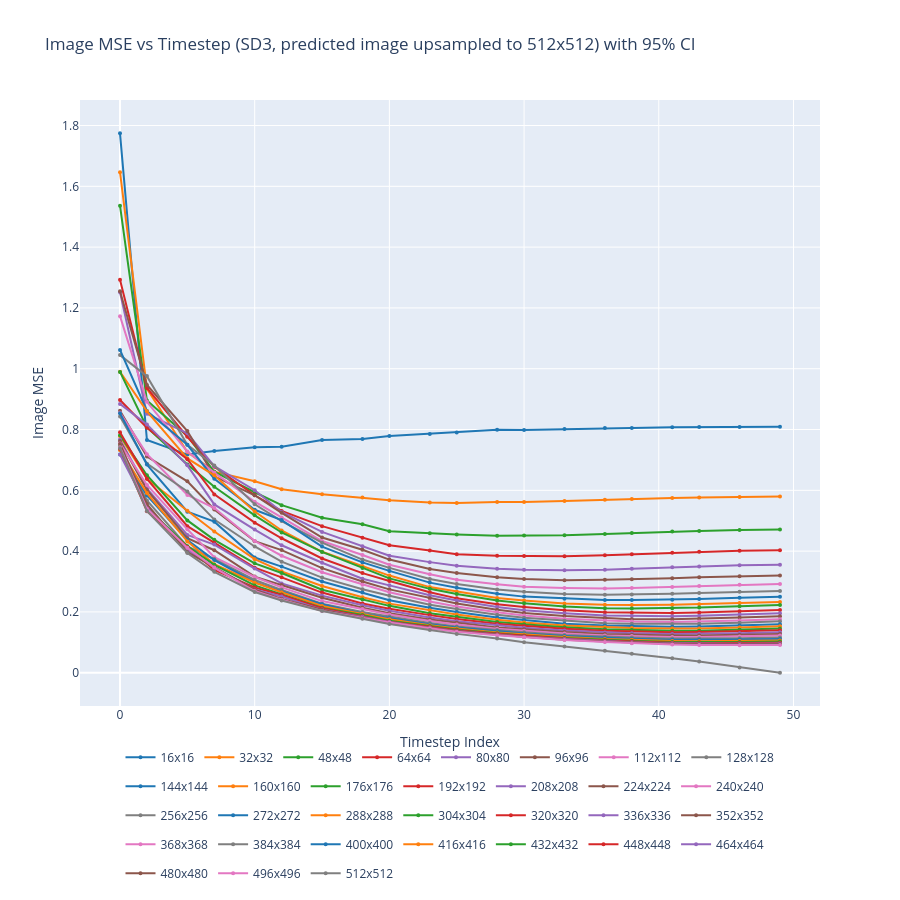

The notebook cell this image was saved under:
### Code cell
from scipy import stats
import numpy as np
import plotly.graph_objects as go
import pickle

with open("resize_experiment_results_scaled_sigma_aligned.pkl", "rb") as f:
    resize_results = pickle.load(f)

# Representative subset of image sizes to keep the plot readable
plot_sizes = [16, 32, 64, 128, 256, 384, 512]

results = resize_results["upsampled_latent"]
# results = resize_results["pixel"]

t_values = sorted(next(iter(results.values())).keys())

colors = [
    '#1f77b4', '#ff7f0e', '#2ca02c', '#d62728', '#9467bd',
    '#8c564b', '#e377c2', '#7f7f7f'
]

fig = go.Figure()

for i, size in enumerate(resize_results['velocity'].keys()):
    means, ci_lo, ci_hi = [], [], []
    for t in t_values:
        losses = np.array(results[size][t])
        m = np.mean(losses)
        se = stats.sem(losses)
        ci = se * stats.t.ppf(0.975, len(losses) - 1)
        means.append(m)
        ci_lo.append(m - ci)
        ci_hi.append(m + ci)

    color = colors[i % len(colors)]
    label = f"{size}x{size}"

    fig.add_trace(go.Scatter(
        x=t_values, y=means, mode='lines+markers',
        name=label, line=dict(color=color),
        marker=dict(size=4), legendgroup=label,
    ))
    # fig.add_trace(go.Scatter(
    #     x=t_values + t_values[::-1],
    #     y=ci_hi + ci_lo[::-1],
    #     fill='toself',
    #     fillcolor=f'rgba({int(color[1:3],16)},{int(color[3:5],16)},{int(color[5:7],16)},0.15)',
    #     line=dict(color='rgba(0,0,0,0)'),
    #     showlegend=False, legendgroup=label,
    # ))

fig.update_layout(
    title="Image MSE vs Timestep (SD3, predicted image upsampled to 512x512) with 95% CI",
    xaxis_title="Timestep Index",
    yaxis_title="Image MSE",
    height=900, width=900,
    legend=dict(orientation="h", yanchor="bottom", y=-0.3, xanchor="center", x=0.5),
    hovermode='x unified',
)
fig.show()

### Figure 1 — Plotly figure (JSON) as saved in the notebook; plotly's stock layout.template omitted (floating-point values rounded to 4 significant figures)
{"data": [{"legendgroup": "16x16", "line": {"color": "#1f77b4"}, "marker": {"size": 4}, "mode": "lines+markers", "name": "16x16", "type": "scatter", "x": [0, 2, 5, 7, 10, 12, 15, 18, 20, 23, 25, 28, 30, 33, 36, 38, 41, 43, 46, 49], "y": [1.774, 0.7656, 0.7176, 0.7296, 0.7417, 0.7434, 0.7659, 0.7691, 0.7783, 0.7856, 0.7905, 0.7992, 0.7983, 0.8016, 0.8049, 0.8052, 0.8078, 0.8087, 0.8085, 0.8089]}, {"legendgroup": "32x32", "line": {"color": "#ff7f0e"}, "marker": {"size": 4}, "mode": "lines+markers", "name": "32x32", "type": "scatter", "x": [0, 2, 5, 7, 10, 12, 15, 18, 20, 23, 25, 28, 30, 33, 36, 38, 41, 43, 46, 49], "y": [1.646, 0.9348, 0.7263, 0.6615, 0.6296, 0.6039, 0.5875, 0.5761, 0.5675, 0.5598, 0.5581, 0.5613, 0.5615, 0.5646, 0.5689, 0.5715, 0.5747, 0.5762, 0.5784, 0.5796]}, {"legendgroup": "48x48", "line": {"color": "#2ca02c"}, "marker": {"size": 4}, "mode": "lines+markers", "name": "48x48", "type": "scatter", "x": [0, 2, 5, 7, 10, 12, 15, 18, 20, 23, 25, 28, 30, 33, 36, 38, 41, 43, 46, 49], "y": [1.536, 0.8951, 0.7788, 0.6611, 0.5936, 0.5513, 0.5097, 0.4882, 0.4657, 0.4585, 0.4548, 0.4506, 0.451, 0.452, 0.4562, 0.4594, 0.4642, 0.4663, 0.4693, 0.4709]}, {"legendgroup": "64x64", "line": {"color": "#d62728"}, "marker": {"size": 4}, "mode": "lines+markers", "name": "64x64", "type": "scatter", "x": [0, 2, 5, 7, 10, 12, 15, 18, 20, 23, 25, 28, 30, 33, 36, 38, 41, 43, 46, 49], "y": [1.293, 0.9366, 0.7761, 0.6774, 0.5837, 0.5322, 0.4822, 0.444, 0.4194, 0.4019, 0.3894, 0.3848, 0.3839, 0.3832, 0.3863, 0.3896, 0.3949, 0.3976, 0.4014, 0.403]}, {"legendgroup": "80x80", "line": {"color": "#9467bd"}, "marker": {"size": 4}, "mode": "lines+markers", "name": "80x80", "type": "scatter", "x": [0, 2, 5, 7, 10, 12, 15, 18, 20, 23, 25, 28, 30, 33, 36, 38, 41, 43, 46, 49], "y": [1.251, 0.8515, 0.7874, 0.6796, 0.6003, 0.5288, 0.4631, 0.4161, 0.3847, 0.3638, 0.3521, 0.3421, 0.3386, 0.3372, 0.3383, 0.3422, 0.3469, 0.3494, 0.3532, 0.3554]}, {"legendgroup": "96x96", "line": {"color": "#8c564b"}, "marker": {"size": 4}, "mode": "lines+markers", "name": "96x96", "type": "scatter", "x": [0, 2, 5, 7, 10, 12, 15, 18, 20, 23, 25, 28, 30, 33, 36, 38, 41, 43, 46, 49], "y": [1.255, 0.9464, 0.7948, 0.6461, 0.5837, 0.5261, 0.4449, 0.4047, 0.3722, 0.3414, 0.3282, 0.3139, 0.3082, 0.3046, 0.3055, 0.3071, 0.3108, 0.3138, 0.3176, 0.3199]}, {"legendgroup": "112x112", "line": {"color": "#e377c2"}, "marker": {"size": 4}, "mode": "lines+markers", "name": "112x112", "type": "scatter", "x": [0, 2, 5, 7, 10, 12, 15, 18, 20, 23, 25, 28, 30, 33, 36, 38, 41, 43, 46, 49], "y": [1.173, 0.8911, 0.7275, 0.6584, 0.5626, 0.5108, 0.4333, 0.3875, 0.3551, 0.324, 0.3061, 0.2907, 0.283, 0.2788, 0.2773, 0.279, 0.2822, 0.2855, 0.2891, 0.2917]}, {"legendgroup": "128x128", "line": {"color": "#7f7f7f"}, "marker": {"size": 4}, "mode": "lines+markers", "name": "128x128", "type": "scatter", "x": [0, 2, 5, 7, 10, 12, 15, 18, 20, 23, 25, 28, 30, 33, 36, 38, 41, 43, 46, 49], "y": [1.045, 0.9757, 0.7499, 0.6816, 0.5542, 0.4988, 0.4279, 0.3722, 0.3448, 0.3083, 0.2917, 0.274, 0.2665, 0.2592, 0.2563, 0.2572, 0.2599, 0.2624, 0.2663, 0.2691]}, {"legendgroup": "144x144", "line": {"color": "#1f77b4"}, "marker": {"size": 4}, "mode": "lines+markers", "name": "144x144", "type": "scatter", "x": [0, 2, 5, 7, 10, 12, 15, 18, 20, 23, 25, 28, 30, 33, 36, 38, 41, 43, 46, 49], "y": [1.062, 0.8609, 0.7498, 0.6381, 0.5359, 0.502, 0.415, 0.3629, 0.3349, 0.2964, 0.2794, 0.2594, 0.2503, 0.2437, 0.2392, 0.2394, 0.2404, 0.2426, 0.247, 0.25]}, {"legendgroup": "160x160", "line": {"color": "#ff7f0e"}, "marker": {"size": 4}, "mode": "lines+markers", "name": "160x160", "type": "scatter", "x": [0, 2, 5, 7, 10, 12, 15, 18, 20, 23, 25, 28, 30, 33, 36, 38, 41, 43, 46, 49], "y": [0.9899, 0.86, 0.7049, 0.6492, 0.5305, 0.468, 0.3978, 0.35, 0.3196, 0.2817, 0.2664, 0.2459, 0.2372, 0.228, 0.2234, 0.2226, 0.2238, 0.2253, 0.2294, 0.2329]}, {"legendgroup": "176x176", "line": {"color": "#2ca02c"}, "marker": {"size": 4}, "mode": "lines+markers", "name": "176x176", "type": "scatter", "x": [0, 2, 5, 7, 10, 12, 15, 18, 20, 23, 25, 28, 30, 33, 36, 38, 41, 43, 46, 49], "y": [0.9896, 0.8071, 0.6853, 0.6117, 0.5178, 0.4613, 0.3974, 0.3449, 0.3103, 0.2759, 0.2588, 0.2372, 0.2281, 0.2177, 0.2122, 0.2115, 0.2123, 0.2142, 0.2188, 0.223]}, {"legendgroup": "192x192", "line": {"color": "#d62728"}, "marker": {"size": 4}, "mode": "lines+markers", "name": "192x192", "type": "scatter", "x": [0, 2, 5, 7, 10, 12, 15, 18, 20, 23, 25, 28, 30, 33, 36, 38, 41, 43, 46, 49], "y": [0.8971, 0.8059, 0.7026, 0.5867, 0.4937, 0.4423, 0.3758, 0.3277, 0.3016, 0.2647, 0.2446, 0.2251, 0.2161, 0.2054, 0.1986, 0.1973, 0.1968, 0.1985, 0.2026, 0.2065]}, {"legendgroup": "208x208", "line": {"color": "#9467bd"}, "marker": {"size": 4}, "mode": "lines+markers", "name": "208x208", "type": "scatter", "x": [0, 2, 5, 7, 10, 12, 15, 18, 20, 23, 25, 28, 30, 33, 36, 38, 41, 43, 46, 49], "y": [0.8844, 0.8169, 0.6822, 0.5536, 0.4709, 0.4193, 0.3619, 0.3094, 0.2874, 0.2549, 0.2375, 0.216, 0.2055, 0.1954, 0.1881, 0.1867, 0.1861, 0.1875, 0.1916, 0.1955]}, {"legendgroup": "224x224", "line": {"color": "#8c564b"}, "marker": {"size": 4}, "mode": "lines+markers", "name": "224x224", "type": "scatter", "x": [0, 2, 5, 7, 10, 12, 15, 18, 20, 23, 25, 28, 30, 33, 36, 38, 41, 43, 46, 49], "y": [0.8615, 0.7112, 0.6295, 0.537, 0.4328, 0.4033, 0.3442, 0.3, 0.2742, 0.2451, 0.228, 0.207, 0.1968, 0.1862, 0.1788, 0.1763, 0.176, 0.1774, 0.1813, 0.1855]}, {"legendgroup": "240x240", "line": {"color": "#e377c2"}, "marker": {"size": 4}, "mode": "lines+markers", "name": "240x240", "type": "scatter", "x": [0, 2, 5, 7, 10, 12, 15, 18, 20, 23, 25, 28, 30, 33, 36, 38, 41, 43, 46, 49], "y": [0.8553, 0.719, 0.5847, 0.5416, 0.4332, 0.3848, 0.3307, 0.2897, 0.2649, 0.2341, 0.2178, 0.1987, 0.1886, 0.1777, 0.1708, 0.1685, 0.1671, 0.1681, 0.172, 0.1762]}, {"legendgroup": "256x256", "line": {"color": "#7f7f7f"}, "marker": {"size": 4}, "mode": "lines+markers", "name": "256x256", "type": "scatter", "x": [0, 2, 5, 7, 10, 12, 15, 18, 20, 23, 25, 28, 30, 33, 36, 38, 41, 43, 46, 49], "y": [0.8431, 0.6878, 0.596, 0.5037, 0.4153, 0.3653, 0.3129, 0.2745, 0.2532, 0.2235, 0.2093, 0.1907, 0.1811, 0.1709, 0.1632, 0.1615, 0.16, 0.161, 0.1646, 0.169]}, {"legendgroup": "272x272", "line": {"color": "#1f77b4"}, "marker": {"size": 4}, "mode": "lines+markers", "name": "272x272", "type": "scatter", "x": [0, 2, 5, 7, 10, 12, 15, 18, 20, 23, 25, 28, 30, 33, 36, 38, 41, 43, 46, 49], "y": [0.8532, 0.6847, 0.5297, 0.497, 0.379, 0.3492, 0.3003, 0.2637, 0.2384, 0.2139, 0.1998, 0.1816, 0.1731, 0.1613, 0.1551, 0.1526, 0.1511, 0.1519, 0.1552, 0.1593]}, {"legendgroup": "288x288", "line": {"color": "#ff7f0e"}, "marker": {"size": 4}, "mode": "lines+markers", "name": "288x288", "type": "scatter", "x": [0, 2, 5, 7, 10, 12, 15, 18, 20, 23, 25, 28, 30, 33, 36, 38, 41, 43, 46, 49], "y": [0.778, 0.6383, 0.5325, 0.4646, 0.3736, 0.3335, 0.2854, 0.2485, 0.2273, 0.2058, 0.1916, 0.1739, 0.165, 0.1555, 0.1494, 0.1471, 0.1453, 0.1454, 0.1488, 0.1529]}, {"legendgroup": "304x304", "line": {"color": "#2ca02c"}, "marker": {"size": 4}, "mode": "lines+markers", "name": "304x304", "type": "scatter", "x": [0, 2, 5, 7, 10, 12, 15, 18, 20, 23, 25, 28, 30, 33, 36, 38, 41, 43, 46, 49], "y": [0.7813, 0.6497, 0.501, 0.4371, 0.3598, 0.328, 0.2731, 0.2405, 0.22, 0.1956, 0.1838, 0.1672, 0.1591, 0.1494, 0.1426, 0.1402, 0.1382, 0.1385, 0.1413, 0.1452]}, {"legendgroup": "320x320", "line": {"color": "#d62728"}, "marker": {"size": 4}, "mode": "lines+markers", "name": "320x320", "type": "scatter", "x": [0, 2, 5, 7, 10, 12, 15, 18, 20, 23, 25, 28, 30, 33, 36, 38, 41, 43, 46, 49], "y": [0.7907, 0.6378, 0.4821, 0.4275, 0.3456, 0.3137, 0.2636, 0.2278, 0.2105, 0.1895, 0.1768, 0.1611, 0.1536, 0.1445, 0.1381, 0.135, 0.133, 0.1336, 0.1359, 0.1396]}, {"legendgroup": "336x336", "line": {"color": "#9467bd"}, "marker": {"size": 4}, "mode": "lines+markers", "name": "336x336", "type": "scatter", "x": [0, 2, 5, 7, 10, 12, 15, 18, 20, 23, 25, 28, 30, 33, 36, 38, 41, 43, 46, 49], "y": [0.7671, 0.6057, 0.4533, 0.4216, 0.3427, 0.2938, 0.2537, 0.222, 0.2039, 0.1817, 0.1694, 0.1558, 0.1475, 0.1389, 0.1323, 0.13, 0.1274, 0.1275, 0.1299, 0.1333]}, {"legendgroup": "352x352", "line": {"color": "#8c564b"}, "marker": {"size": 4}, "mode": "lines+markers", "name": "352x352", "type": "scatter", "x": [0, 2, 5, 7, 10, 12, 15, 18, 20, 23, 25, 28, 30, 33, 36, 38, 41, 43, 46, 49], "y": [0.7621, 0.6013, 0.4426, 0.4029, 0.3161, 0.2889, 0.2468, 0.2139, 0.1957, 0.1749, 0.1643, 0.1488, 0.1429, 0.1337, 0.1276, 0.125, 0.1225, 0.1223, 0.1242, 0.1273]}, {"legendgroup": "368x368", "line": {"color": "#e377c2"}, "marker": {"size": 4}, "mode": "lines+markers", "name": "368x368", "type": "scatter", "x": [0, 2, 5, 7, 10, 12, 15, 18, 20, 23, 25, 28, 30, 33, 36, 38, 41, 43, 46, 49], "y": [0.7541, 0.6176, 0.4718, 0.3801, 0.3149, 0.2808, 0.2357, 0.2094, 0.1918, 0.17, 0.1584, 0.1448, 0.138, 0.1293, 0.1228, 0.1205, 0.1179, 0.1177, 0.1192, 0.1222]}, {"legendgroup": "384x384", "line": {"color": "#7f7f7f"}, "marker": {"size": 4}, "mode": "lines+markers", "name": "384x384", "type": "scatter", "x": [0, 2, 5, 7, 10, 12, 15, 18, 20, 23, 25, 28, 30, 33, 36, 38, 41, 43, 46, 49], "y": [0.7332, 0.5668, 0.4152, 0.3737, 0.3052, 0.2726, 0.2269, 0.2, 0.1851, 0.1635, 0.1523, 0.1403, 0.133, 0.1243, 0.1185, 0.1155, 0.1127, 0.1122, 0.1134, 0.1161]}, {"legendgroup": "400x400", "line": {"color": "#1f77b4"}, "marker": {"size": 4}, "mode": "lines+markers", "name": "400x400", "type": "scatter", "x": [0, 2, 5, 7, 10, 12, 15, 18, 20, 23, 25, 28, 30, 33, 36, 38, 41, 43, 46, 49], "y": [0.7182, 0.583, 0.4362, 0.3705, 0.2976, 0.2676, 0.2255, 0.1943, 0.1797, 0.1593, 0.1491, 0.1364, 0.1286, 0.1209, 0.115, 0.1119, 0.1087, 0.1081, 0.109, 0.1112]}, {"legendgroup": "416x416", "line": {"color": "#ff7f0e"}, "marker": {"size": 4}, "mode": "lines+markers", "name": "416x416", "type": "scatter", "x": [0, 2, 5, 7, 10, 12, 15, 18, 20, 23, 25, 28, 30, 33, 36, 38, 41, 43, 46, 49], "y": [0.733, 0.5909, 0.4321, 0.3568, 0.2969, 0.2648, 0.2194, 0.1942, 0.1757, 0.1562, 0.1456, 0.1325, 0.1256, 0.1173, 0.111, 0.1081, 0.1047, 0.1039, 0.1044, 0.1063]}, {"legendgroup": "432x432", "line": {"color": "#2ca02c"}, "marker": {"size": 4}, "mode": "lines+markers", "name": "432x432", "type": "scatter", "x": [0, 2, 5, 7, 10, 12, 15, 18, 20, 23, 25, 28, 30, 33, 36, 38, 41, 43, 46, 49], "y": [0.7453, 0.5423, 0.4163, 0.3548, 0.2873, 0.2571, 0.2139, 0.1896, 0.1712, 0.1535, 0.142, 0.1297, 0.1226, 0.1143, 0.1079, 0.1049, 0.1015, 0.1003, 0.1008, 0.1023]}, {"legendgroup": "448x448", "line": {"color": "#d62728"}, "marker": {"size": 4}, "mode": "lines+markers", "name": "448x448", "type": "scatter", "x": [0, 2, 5, 7, 10, 12, 15, 18, 20, 23, 25, 28, 30, 33, 36, 38, 41, 43, 46, 49], "y": [0.7368, 0.5315, 0.4138, 0.3386, 0.2802, 0.256, 0.2122, 0.1862, 0.1677, 0.1511, 0.14, 0.1284, 0.1211, 0.1124, 0.1059, 0.1025, 0.09896, 0.09775, 0.09772, 0.09893]}, {"legendgroup": "464x464", "line": {"color": "#9467bd"}, "marker": {"size": 4}, "mode": "lines+markers", "name": "464x464", "type": "scatter", "x": [0, 2, 5, 7, 10, 12, 15, 18, 20, 23, 25, 28, 30, 33, 36, 38, 41, 43, 46, 49], "y": [0.7175, 0.546, 0.4047, 0.3456, 0.2737, 0.2509, 0.2077, 0.184, 0.167, 0.1484, 0.1373, 0.126, 0.1185, 0.1108, 0.1037, 0.1005, 0.09669, 0.09536, 0.09513, 0.096]}, {"legendgroup": "480x480", "line": {"color": "#8c564b"}, "marker": {"size": 4}, "mode": "lines+markers", "name": "480x480", "type": "scatter", "x": [0, 2, 5, 7, 10, 12, 15, 18, 20, 23, 25, 28, 30, 33, 36, 38, 41, 43, 46, 49], "y": [0.7526, 0.5546, 0.3963, 0.3475, 0.2733, 0.2429, 0.2074, 0.1805, 0.1643, 0.147, 0.1371, 0.1253, 0.1178, 0.1087, 0.1025, 0.09879, 0.09514, 0.09381, 0.09327, 0.09393]}, {"legendgroup": "496x496", "line": {"color": "#e377c2"}, "marker": {"size": 4}, "mode": "lines+markers", "name": "496x496", "type": "scatter", "x": [0, 2, 5, 7, 10, 12, 15, 18, 20, 23, 25, 28, 30, 33, 36, 38, 41, 43, 46, 49], "y": [0.7418, 0.5393, 0.4108, 0.3458, 0.2687, 0.2404, 0.2034, 0.179, 0.1649, 0.1463, 0.135, 0.123, 0.1164, 0.1074, 0.1007, 0.09681, 0.09295, 0.0913, 0.09038, 0.0908]}, {"legendgroup": "512x512", "line": {"color": "#7f7f7f"}, "marker": {"size": 4}, "mode": "lines+markers", "name": "512x512", "type": "scatter", "x": [0, 2, 5, 7, 10, 12, 15, 18, 20, 23, 25, 28, 30, 33, 36, 38, 41, 43, 46, 49], "y": [0.7388, 0.5322, 0.394, 0.3321, 0.2657, 0.2376, 0.2033, 0.1776, 0.1604, 0.1408, 0.1278, 0.1123, 0.1004, 0.08611, 0.0723, 0.06261, 0.04756, 0.03665, 0.01743, 8.93e-05]}], "layout": {"height": 900, "hovermode": "x unified", "legend": {"orientation": "h", "x": 0.5, "xanchor": "center", "y": -0.3, "yanchor": "bottom"}, "title": {"text": "Image MSE vs Timestep (SD3, predicted image upsampled to 512x512) with 95% CI"}, "width": 900, "xaxis": {"title": {"text": "Timestep Index"}}, "yaxis": {"title": {"text": "Image MSE"}}}}
